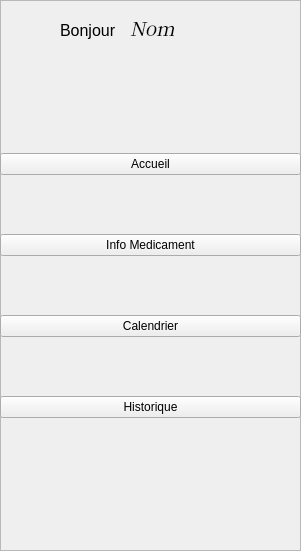
   <widget class="QFrame" name="frame">
    <property name="geometry">
     <rect>
      <x>0</x>
      <y>0</y>
      <width>301</width>
      <height>551</height>
     </rect>
    </property>
    <property name="frameShape">
     <enum>QFrame::StyledPanel</enum>
    </property>
    <property name="frameShadow">
     <enum>QFrame::Raised</enum>
    </property>
    <widget class="QLabel" name="nom">
     <property name="geometry">
      <rect>
       <x>130</x>
       <y>20</y>
       <width>101</width>
       <height>16</height>
      </rect>
     </property>
     <property name="font">
      <font>
       <family>Noto Serif CJK JP</family>
       <pointsize>14</pointsize>
       <italic>true</italic>
       <bold>false</bold>
       <strikeout>false</strikeout>
       <kerning>true</kerning>
      </font>
     </property>
     <property name="text">
      <string>Nom</string>
     </property>
    </widget>
    <widget class="QLabel" name="label_2">
     <property name="geometry">
      <rect>
       <x>60</x>
       <y>20</y>
       <width>61</width>
       <height>21</height>
      </rect>
     </property>
     <property name="font">
      <font>
       <pointsize>12</pointsize>
      </font>
     </property>
     <property name="text">
      <string>Bonjour</string>
     </property>
    </widget>
    <widget class="QWidget" name="verticalLayoutWidget">
     <property name="geometry">
      <rect>
       <x>0</x>
       <y>100</y>
       <width>301</width>
       <height>371</height>
      </rect>
     </property>
     <layout class="QVBoxLayout" name="verticalLayout">
      <item>
       <widget class="QPushButton" name="accueil_btn">
        <property name="text">
         <string>Accueil</string>
        </property>
        <property name="iconSize">
         <size>
          <width>30</width>
          <height>30</height>
         </size>
        </property>
        <property name="autoDefault">
         <bool>false</bool>
        </property>
        <property name="default">
         <bool>false</bool>
        </property>
       </widget>
      </item>
      <item>
       <widget class="QPushButton" name="medoc_btn">
        <property name="text">
         <string>Info Medicament</string>
        </property>
       </widget>
      </item>
      <item>
       <widget class="QPushButton" name="Calendrier_btn">
        <property name="text">
         <string>Calendrier</string>
        </property>
       </widget>
      </item>
      <item>
       <widget class="QPushButton" name="historique_btn">
        <property name="text">
         <string>Historique</string>
        </property>
       </widget>
      </item>
     </layout>
    </widget>
   </widget>
